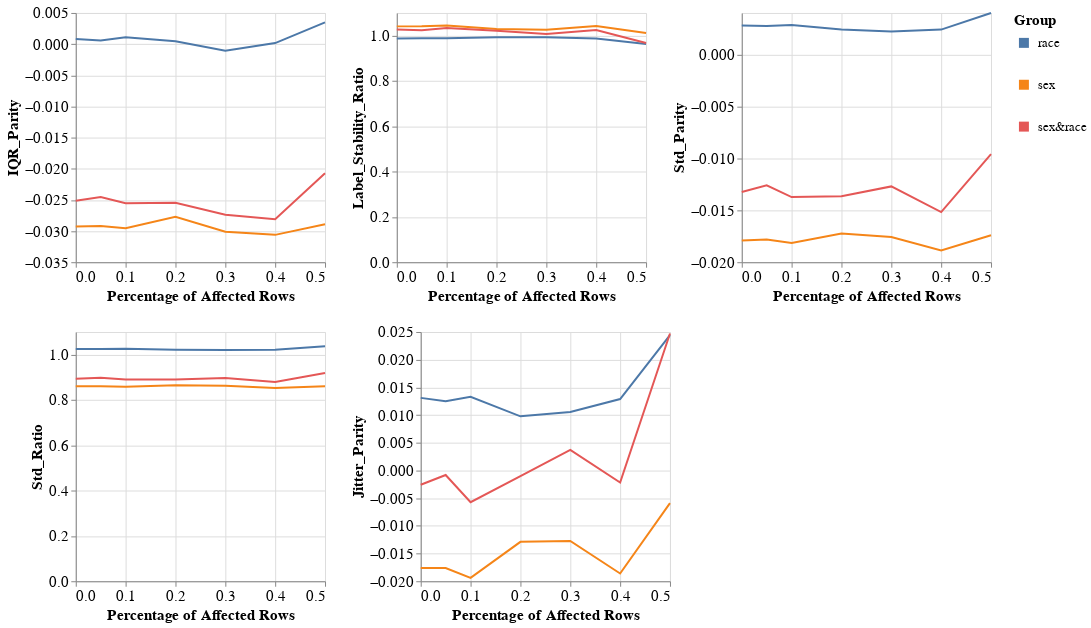

This figure's notebook cell:
### Markdown cell above
### Group metrics per dataset and model

### Code cell
visualizer.create_groups_grid_pct_lines_plot(model_name=MODEL_NAMES[0],
                                             target_preprocessing_technique=PREPROCESSING_TECHNIQUES[0],
                                             group_metrics_type='variance')

### Figure 1 — Vega-Lite specification as saved in the notebook (floating-point values rounded to 4 significant figures)
{"config": {"view": {"continuousWidth": 400, "continuousHeight": 300}, "axis": {"labelFontSize": 15, "titleFontSize": 15}, "legend": {"labelFontSize": 13, "symbolStrokeWidth": 10, "titleFontSize": 15}}, "vconcat": [{"hconcat": [{"mark": "line", "encoding": {"color": {"field": "Group", "type": "nominal"}, "x": {"field": "Percentage", "title": "Percentage of Affected Rows", "type": "quantitative"}, "y": {"field": "Metric_Value", "title": "IQR_Parity", "type": "quantitative"}}, "height": 250, "width": 250}, {"data": {"name": "data-e101d365efc93a59690f78b3baa01246"}, "mark": "line", "encoding": {"color": {"field": "Group", "type": "nominal"}, "x": {"field": "Percentage", "title": "Percentage of Affected Rows", "type": "quantitative"}, "y": {"field": "Metric_Value", "title": "Label_Stability_Ratio", "type": "quantitative"}}, "height": 250, "width": 250}, {"data": {"name": "data-d1dba0a923afac3d4a690b4c9eadaa0e"}, "mark": "line", "encoding": {"color": {"field": "Group", "type": "nominal"}, "x": {"field": "Percentage", "title": "Percentage of Affected Rows", "type": "quantitative"}, "y": {"field": "Metric_Value", "title": "Std_Parity", "type": "quantitative"}}, "height": 250, "width": 250}]}, {"hconcat": [{"mark": "line", "encoding": {"color": {"field": "Group", "type": "nominal"}, "x": {"field": "Percentage", "title": "Percentage of Affected Rows", "type": "quantitative"}, "y": {"field": "Metric_Value", "title": "Std_Ratio", "type": "quantitative"}}, "height": 250, "width": 250}, {"data": {"name": "data-1a9631966115f92cc6e6166314ce5ae3"}, "mark": "line", "encoding": {"color": {"field": "Group", "type": "nominal"}, "x": {"field": "Percentage", "title": "Percentage of Affected Rows", "type": "quantitative"}, "y": {"field": "Metric_Value", "title": "Jitter_Parity", "type": "quantitative"}}, "height": 250, "width": 250}], "data": {"name": "data-d5a113d13f3b13c2f99182b476db956f"}}], "data": {"name": "data-752a0f6e415b59691ef81abf49fb271c"}, "$schema": "https://vega.github.io/schema/vega-lite/v4.17.0.json", "datasets": {"data-752a0f6e415b59691ef81abf49fb271c": [{"Model_Name": "DecisionTreeClassifier", "Metric": "IQR_Parity", "Group": "race", "Metric_Value": 0.0008057, "Percentage": 0.0}, {"Model_Name": "DecisionTreeClassifier", "Metric": "IQR_Parity", "Group": "sex", "Metric_Value": -0.02927, "Percentage": 0.0}, {"Model_Name": "DecisionTreeClassifier", "Metric": "IQR_Parity", "Group": "sex&race", "Metric_Value": -0.02512, "Percentage": 0.0}, {"Model_Name": "DecisionTreeClassifier", "Metric": "IQR_Parity", "Group": "race", "Metric_Value": 0.0005762, "Percentage": 0.05}, {"Model_Name": "DecisionTreeClassifier", "Metric": "IQR_Parity", "Group": "sex", "Metric_Value": -0.02919, "Percentage": 0.05}, {"Model_Name": "DecisionTreeClassifier", "Metric": "IQR_Parity", "Group": "sex&race", "Metric_Value": -0.02452, "Percentage": 0.05}, {"Model_Name": "DecisionTreeClassifier", "Metric": "IQR_Parity", "Group": "race", "Metric_Value": 0.001102, "Percentage": 0.1}, {"Model_Name": "DecisionTreeClassifier", "Metric": "IQR_Parity", "Group": "sex", "Metric_Value": -0.02953, "Percentage": 0.1}, {"Model_Name": "DecisionTreeClassifier", "Metric": "IQR_Parity", "Group": "sex&race", "Metric_Value": -0.02554, "Percentage": 0.1}, {"Model_Name": "DecisionTreeClassifier", "Metric": "IQR_Parity", "Group": "race", "Metric_Value": 0.0004457, "Percentage": 0.2}, {"Model_Name": "DecisionTreeClassifier", "Metric": "IQR_Parity", "Group": "sex", "Metric_Value": -0.02771, "Percentage": 0.2}, {"Model_Name": "DecisionTreeClassifier", "Metric": "IQR_Parity", "Group": "sex&race", "Metric_Value": -0.02546, "Percentage": 0.2}, {"Model_Name": "DecisionTreeClassifier", "Metric": "IQR_Parity", "Group": "race", "Metric_Value": -0.00108, "Percentage": 0.3}, {"Model_Name": "DecisionTreeClassifier", "Metric": "IQR_Parity", "Group": "sex", "Metric_Value": -0.03011, "Percentage": 0.3}, {"Model_Name": "DecisionTreeClassifier", "Metric": "IQR_Parity", "Group": "sex&race", "Metric_Value": -0.02737, "Percentage": 0.3}, {"Model_Name": "DecisionTreeClassifier", "Metric": "IQR_Parity", "Group": "race", "Metric_Value": 0.0001669, "Percentage": 0.4}, {"Model_Name": "DecisionTreeClassifier", "Metric": "IQR_Parity", "Group": "sex", "Metric_Value": -0.03061, "Percentage": 0.4}, {"Model_Name": "DecisionTreeClassifier", "Metric": "IQR_Parity", "Group": "sex&race", "Metric_Value": -0.02809, "Percentage": 0.4}, {"Model_Name": "DecisionTreeClassifier", "Metric": "IQR_Parity", "Group": "race", "Metric_Value": 0.003499, "Percentage": 0.5}, {"Model_Name": "DecisionTreeClassifier", "Metric": "IQR_Parity", "Group": "sex", "Metric_Value": -0.02891, "Percentage": 0.5}, {"Model_Name": "DecisionTreeClassifier", "Metric": "IQR_Parity", "Group": "sex&race", "Metric_Value": -0.02071, "Percentage": 0.5}], "data-e101d365efc93a59690f78b3baa01246": [{"Model_Name": "DecisionTreeClassifier", "Metric": "Label_Stability_Ratio", "Group": "race", "Metric_Value": 0.9868, "Percentage": 0.0}, {"Model_Name": "DecisionTreeClassifier", "Metric": "Label_Stability_Ratio", "Group": "sex", "Metric_Value": 1.041, "Percentage": 0.0}, {"Model_Name": "DecisionTreeClassifier", "Metric": "Label_Stability_Ratio", "Group": "sex&race", "Metric_Value": 1.027, "Percentage": 0.0}, {"Model_Name": "DecisionTreeClassifier", "Metric": "Label_Stability_Ratio", "Group": "race", "Metric_Value": 0.9883, "Percentage": 0.05}, {"Model_Name": "DecisionTreeClassifier", "Metric": "Label_Stability_Ratio", "Group": "sex", "Metric_Value": 1.041, "Percentage": 0.05}, {"Model_Name": "DecisionTreeClassifier", "Metric": "Label_Stability_Ratio", "Group": "sex&race", "Metric_Value": 1.024, "Percentage": 0.05}, {"Model_Name": "DecisionTreeClassifier", "Metric": "Label_Stability_Ratio", "Group": "race", "Metric_Value": 0.9882, "Percentage": 0.1}, {"Model_Name": "DecisionTreeClassifier", "Metric": "Label_Stability_Ratio", "Group": "sex", "Metric_Value": 1.044, "Percentage": 0.1}, {"Model_Name": "DecisionTreeClassifier", "Metric": "Label_Stability_Ratio", "Group": "sex&race", "Metric_Value": 1.034, "Percentage": 0.1}, {"Model_Name": "DecisionTreeClassifier", "Metric": "Label_Stability_Ratio", "Group": "race", "Metric_Value": 0.9924, "Percentage": 0.2}, {"Model_Name": "DecisionTreeClassifier", "Metric": "Label_Stability_Ratio", "Group": "sex", "Metric_Value": 1.029, "Percentage": 0.2}, {"Model_Name": "DecisionTreeClassifier", "Metric": "Label_Stability_Ratio", "Group": "sex&race", "Metric_Value": 1.022, "Percentage": 0.2}, {"Model_Name": "DecisionTreeClassifier", "Metric": "Label_Stability_Ratio", "Group": "race", "Metric_Value": 0.9932, "Percentage": 0.3}, {"Model_Name": "DecisionTreeClassifier", "Metric": "Label_Stability_Ratio", "Group": "sex", "Metric_Value": 1.026, "Percentage": 0.3}, {"Model_Name": "DecisionTreeClassifier", "Metric": "Label_Stability_Ratio", "Group": "sex&race", "Metric_Value": 1.007, "Percentage": 0.3}, {"Model_Name": "DecisionTreeClassifier", "Metric": "Label_Stability_Ratio", "Group": "race", "Metric_Value": 0.9875, "Percentage": 0.4}, {"Model_Name": "DecisionTreeClassifier", "Metric": "Label_Stability_Ratio", "Group": "sex", "Metric_Value": 1.042, "Percentage": 0.4}, {"Model_Name": "DecisionTreeClassifier", "Metric": "Label_Stability_Ratio", "Group": "sex&race", "Metric_Value": 1.025, "Percentage": 0.4}, {"Model_Name": "DecisionTreeClassifier", "Metric": "Label_Stability_Ratio", "Group": "race", "Metric_Value": 0.9633, "Percentage": 0.5}, {"Model_Name": "DecisionTreeClassifier", "Metric": "Label_Stability_Ratio", "Group": "sex", "Metric_Value": 1.012, "Percentage": 0.5}, {"Model_Name": "DecisionTreeClassifier", "Metric": "Label_Stability_Ratio", "Group": "sex&race", "Metric_Value": 0.9673, "Percentage": 0.5}], "data-d1dba0a923afac3d4a690b4c9eadaa0e": [{"Model_Name": "DecisionTreeClassifier", "Metric": "Std_Parity", "Group": "race", "Metric_Value": 0.002782, "Percentage": 0.0}, {"Model_Name": "DecisionTreeClassifier", "Metric": "Std_Parity", "Group": "sex", "Metric_Value": -0.0179, "Percentage": 0.0}, {"Model_Name": "DecisionTreeClassifier", "Metric": "Std_Parity", "Group": "sex&race", "Metric_Value": -0.01323, "Percentage": 0.0}, {"Model_Name": "DecisionTreeClassifier", "Metric": "Std_Parity", "Group": "race", "Metric_Value": 0.002746, "Percentage": 0.05}, {"Model_Name": "DecisionTreeClassifier", "Metric": "Std_Parity", "Group": "sex", "Metric_Value": -0.01781, "Percentage": 0.05}, {"Model_Name": "DecisionTreeClassifier", "Metric": "Std_Parity", "Group": "sex&race", "Metric_Value": -0.01259, "Percentage": 0.05}, {"Model_Name": "DecisionTreeClassifier", "Metric": "Std_Parity", "Group": "race", "Metric_Value": 0.002834, "Percentage": 0.1}, {"Model_Name": "DecisionTreeClassifier", "Metric": "Std_Parity", "Group": "sex", "Metric_Value": -0.01814, "Percentage": 0.1}, {"Model_Name": "DecisionTreeClassifier", "Metric": "Std_Parity", "Group": "sex&race", "Metric_Value": -0.01372, "Percentage": 0.1}, {"Model_Name": "DecisionTreeClassifier", "Metric": "Std_Parity", "Group": "race", "Metric_Value": 0.002409, "Percentage": 0.2}, {"Model_Name": "DecisionTreeClassifier", "Metric": "Std_Parity", "Group": "sex", "Metric_Value": -0.01724, "Percentage": 0.2}, {"Model_Name": "DecisionTreeClassifier", "Metric": "Std_Parity", "Group": "sex&race", "Metric_Value": -0.01364, "Percentage": 0.2}, {"Model_Name": "DecisionTreeClassifier", "Metric": "Std_Parity", "Group": "race", "Metric_Value": 0.002214, "Percentage": 0.3}, {"Model_Name": "DecisionTreeClassifier", "Metric": "Std_Parity", "Group": "sex", "Metric_Value": -0.01758, "Percentage": 0.3}, {"Model_Name": "DecisionTreeClassifier", "Metric": "Std_Parity", "Group": "sex&race", "Metric_Value": -0.0127, "Percentage": 0.3}, {"Model_Name": "DecisionTreeClassifier", "Metric": "Std_Parity", "Group": "race", "Metric_Value": 0.002396, "Percentage": 0.4}, {"Model_Name": "DecisionTreeClassifier", "Metric": "Std_Parity", "Group": "sex", "Metric_Value": -0.01886, "Percentage": 0.4}, {"Model_Name": "DecisionTreeClassifier", "Metric": "Std_Parity", "Group": "sex&race", "Metric_Value": -0.01517, "Percentage": 0.4}, {"Model_Name": "DecisionTreeClassifier", "Metric": "Std_Parity", "Group": "race", "Metric_Value": 0.003996, "Percentage": 0.5}, {"Model_Name": "DecisionTreeClassifier", "Metric": "Std_Parity", "Group": "sex", "Metric_Value": -0.01741, "Percentage": 0.5}, {"Model_Name": "DecisionTreeClassifier", "Metric": "Std_Parity", "Group": "sex&race", "Metric_Value": -0.009601, "Percentage": 0.5}], "data-d5a113d13f3b13c2f99182b476db956f": [{"Model_Name": "DecisionTreeClassifier", "Metric": "Std_Ratio", "Group": "race", "Metric_Value": 1.025, "Percentage": 0.0}, {"Model_Name": "DecisionTreeClassifier", "Metric": "Std_Ratio", "Group": "sex", "Metric_Value": 0.8606, "Percentage": 0.0}, {"Model_Name": "DecisionTreeClassifier", "Metric": "Std_Ratio", "Group": "sex&race", "Metric_Value": 0.8942, "Percentage": 0.0}, {"Model_Name": "DecisionTreeClassifier", "Metric": "Std_Ratio", "Group": "race", "Metric_Value": 1.025, "Percentage": 0.05}, {"Model_Name": "DecisionTreeClassifier", "Metric": "Std_Ratio", "Group": "sex", "Metric_Value": 0.861, "Percentage": 0.05}, {"Model_Name": "DecisionTreeClassifier", "Metric": "Std_Ratio", "Group": "sex&race", "Metric_Value": 0.8984, "Percentage": 0.05}, {"Model_Name": "DecisionTreeClassifier", "Metric": "Std_Ratio", "Group": "race", "Metric_Value": 1.026, "Percentage": 0.1}, {"Model_Name": "DecisionTreeClassifier", "Metric": "Std_Ratio", "Group": "sex", "Metric_Value": 0.8584, "Percentage": 0.1}, {"Model_Name": "DecisionTreeClassifier", "Metric": "Std_Ratio", "Group": "sex&race", "Metric_Value": 0.8902, "Percentage": 0.1}, {"Model_Name": "DecisionTreeClassifier", "Metric": "Std_Ratio", "Group": "race", "Metric_Value": 1.022, "Percentage": 0.2}, {"Model_Name": "DecisionTreeClassifier", "Metric": "Std_Ratio", "Group": "sex", "Metric_Value": 0.8645, "Percentage": 0.2}, {"Model_Name": "DecisionTreeClassifier", "Metric": "Std_Ratio", "Group": "sex&race", "Metric_Value": 0.8903, "Percentage": 0.2}, {"Model_Name": "DecisionTreeClassifier", "Metric": "Std_Ratio", "Group": "race", "Metric_Value": 1.021, "Percentage": 0.3}, {"Model_Name": "DecisionTreeClassifier", "Metric": "Std_Ratio", "Group": "sex", "Metric_Value": 0.8623, "Percentage": 0.3}, {"Model_Name": "DecisionTreeClassifier", "Metric": "Std_Ratio", "Group": "sex&race", "Metric_Value": 0.8965, "Percentage": 0.3}, {"Model_Name": "DecisionTreeClassifier", "Metric": "Std_Ratio", "Group": "race", "Metric_Value": 1.022, "Percentage": 0.4}, {"Model_Name": "DecisionTreeClassifier", "Metric": "Std_Ratio", "Group": "sex", "Metric_Value": 0.8528, "Percentage": 0.4}, {"Model_Name": "DecisionTreeClassifier", "Metric": "Std_Ratio", "Group": "sex&race", "Metric_Value": 0.8798, "Percentage": 0.4}, {"Model_Name": "DecisionTreeClassifier", "Metric": "Std_Ratio", "Group": "race", "Metric_Value": 1.037, "Percentage": 0.5}, {"Model_Name": "DecisionTreeClassifier", "Metric": "Std_Ratio", "Group": "sex", "Metric_Value": 0.861, "Percentage": 0.5}, {"Model_Name": "DecisionTreeClassifier", "Metric": "Std_Ratio", "Group": "sex&race", "Metric_Value": 0.9195, "Percentage": 0.5}], "data-1a9631966115f92cc6e6166314ce5ae3": [{"Model_Name": "DecisionTreeClassifier", "Metric": "Jitter_Parity", "Group": "race", "Metric_Value": 0.01311, "Percentage": 0.0}, {"Model_Name": "DecisionTreeClassifier", "Metric": "Jitter_Parity", "Group": "sex", "Metric_Value": -0.0176, "Percentage": 0.0}, {"Model_Name": "DecisionTreeClassifier", "Metric": "Jitter_Parity", "Group": "sex&race", "Metric_Value": -0.002584, "Percentage": 0.0}, {"Model_Name": "DecisionTreeClassifier", "Metric": "Jitter_Parity", "Group": "race", "Metric_Value": 0.0125, "Percentage": 0.05}, {"Model_Name": "DecisionTreeClassifier", "Metric": "Jitter_Parity", "Group": "sex", "Metric_Value": -0.01763, "Percentage": 0.05}, {"Model_Name": "DecisionTreeClassifier", "Metric": "Jitter_Parity", "Group": "sex&race", "Metric_Value": -0.0008095, "Percentage": 0.05}, {"Model_Name": "DecisionTreeClassifier", "Metric": "Jitter_Parity", "Group": "race", "Metric_Value": 0.01331, "Percentage": 0.1}, {"Model_Name": "DecisionTreeClassifier", "Metric": "Jitter_Parity", "Group": "sex", "Metric_Value": -0.0194, "Percentage": 0.1}, {"Model_Name": "DecisionTreeClassifier", "Metric": "Jitter_Parity", "Group": "sex&race", "Metric_Value": -0.00573, "Percentage": 0.1}, {"Model_Name": "DecisionTreeClassifier", "Metric": "Jitter_Parity", "Group": "race", "Metric_Value": 0.009775, "Percentage": 0.2}, {"Model_Name": "DecisionTreeClassifier", "Metric": "Jitter_Parity", "Group": "sex", "Metric_Value": -0.01289, "Percentage": 0.2}, {"Model_Name": "DecisionTreeClassifier", "Metric": "Jitter_Parity", "Group": "sex&race", "Metric_Value": -0.001008, "Percentage": 0.2}, {"Model_Name": "DecisionTreeClassifier", "Metric": "Jitter_Parity", "Group": "race", "Metric_Value": 0.01054, "Percentage": 0.3}, {"Model_Name": "DecisionTreeClassifier", "Metric": "Jitter_Parity", "Group": "sex", "Metric_Value": -0.01273, "Percentage": 0.3}, {"Model_Name": "DecisionTreeClassifier", "Metric": "Jitter_Parity", "Group": "sex&race", "Metric_Value": 0.003717, "Percentage": 0.3}, {"Model_Name": "DecisionTreeClassifier", "Metric": "Jitter_Parity", "Group": "race", "Metric_Value": 0.01289, "Percentage": 0.4}, {"Model_Name": "DecisionTreeClassifier", "Metric": "Jitter_Parity", "Group": "sex", "Metric_Value": -0.0186, "Percentage": 0.4}, {"Model_Name": "DecisionTreeClassifier", "Metric": "Jitter_Parity", "Group": "sex&race", "Metric_Value": -0.002185, "Percentage": 0.4}, {"Model_Name": "DecisionTreeClassifier", "Metric": "Jitter_Parity", "Group": "race", "Metric_Value": 0.02443, "Percentage": 0.5}, {"Model_Name": "DecisionTreeClassifier", "Metric": "Jitter_Parity", "Group": "sex", "Metric_Value": -0.005899, "Percentage": 0.5}, {"Model_Name": "DecisionTreeClassifier", "Metric": "Jitter_Parity", "Group": "sex&race", "Metric_Value": 0.02473, "Percentage": 0.5}]}}
